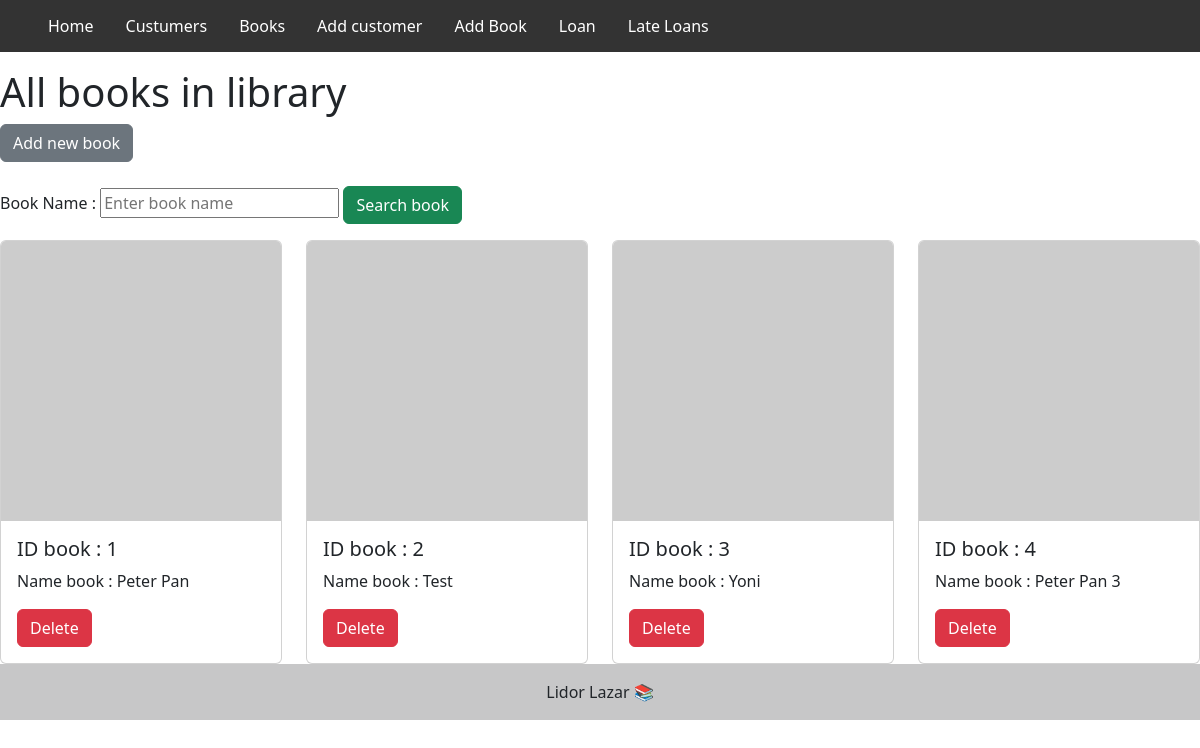
Screenshot of /Book/ with the database file from the repository.
### backend-site.py (models this page shows, shortened)
class Books(db.Model):
    BookId = db.Column('BookId',db.Integer, primary_key=True)
    NameBook = db.Column('NameBook',db.String(50))
    Author = db.Column('Author',db.String(50))
    YearPublished = db.Column('YearPublished',db.String(50))
    Type = db.Column('Type',db.Integer)
    BooksToLoans = db.relationship('Loans', backref='books')

### backend-site.py (the view)
@app.route('/Book/<bookname>', methods=['GET'])
@app.route('/Book/', methods=['GET', 'POST'])
def PrintAllBook(bookname=''):
    if request.method == 'POST':
        for OneBook in Books.query.all():
            if request.form.get("SerachBook").title() == OneBook.NameBook:
                bookname = OneBook.NameBook
                return render_template('personalBook.html', bookname=bookname, PrintAllBook=Books.query.all())
    return render_template('ShowAllBooks.html', PrintAllBook = Books.query.all())

### Templates/ShowAllBooks.html (shortened to what this page needs)
{% extends "layout.html" %} {% block title %}Lazar libaray{% endblock %}  {% block content %}
<h1>All books in library</h1>
<a href="/addBook/"><button type="button" class="btn btn-secondary">Add new book</button></a><br><br>
<form action="" method="POST">
  <label>Book Name : </label>
  <input name="SerachBook"  type="text" placeholder="Enter book name">
  <a href="/Book/{{bookname}}"><button  methods="POST" class="btn btn-success" Type="submit">Search book</button></a>
  </form>
<div class="row row-cols-1 row-cols-md-4 g-4">
  {%- for book in PrintAllBook %}
  <div class="col">
    <div class="card">
      <img
        src="https://picsum.photos/20{{book.BookId }}"
        class="card-img-top"
      />
      <div class="card-body">
        <h5 class="card-title">ID book : {{ book.BookId}}</h5>
        <p class="card-text">Name book : {{book.NameBook}}</p>
        <a class="btn btn-danger" href="/deleteBook/{{book.BookId}}">Delete</a>
      </div>
    </div>
  </div>
  {% endfor %}
</div>
{% endblock %}

### rows the page displays
Books: BookId "1", NameBook "Peter Pan"
Books: BookId "2", NameBook "Test"
Books: BookId "3", NameBook "Yoni"
Books: BookId "4", NameBook "Peter Pan 3"
